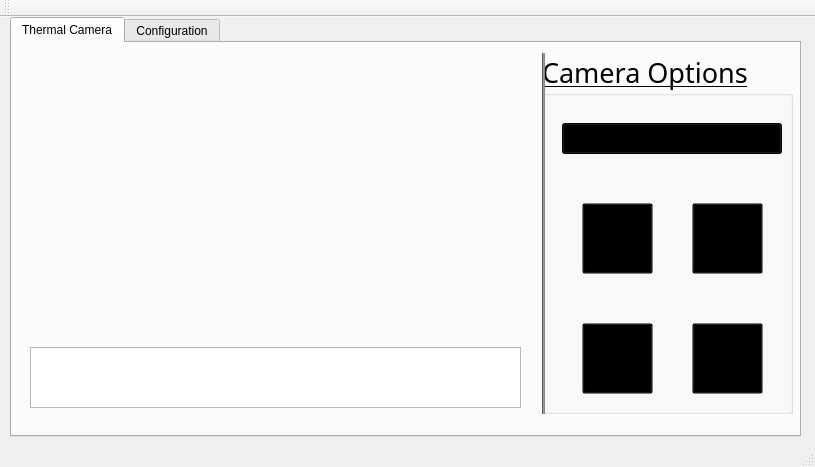
<?xml version="1.0" encoding="UTF-8"?>
<ui version="4.0">
 <class>MainWindow</class>
 <widget class="QMainWindow" name="MainWindow">
  <property name="geometry">
   <rect>
    <x>0</x>
    <y>0</y>
    <width>815</width>
    <height>467</height>
   </rect>
  </property>
  <property name="font">
   <font>
    <underline>false</underline>
   </font>
  </property>
  <property name="windowTitle">
   <string>MainWindow</string>
  </property>
  <property name="styleSheet">
   <string notr="true"/>
  </property>
  <widget class="QWidget" name="centralWidget">
   <property name="font">
    <font>
     <underline>false</underline>
    </font>
   </property>
   <widget class="QTabWidget" name="mainTab">
    <property name="geometry">
     <rect>
      <x>10</x>
      <y>0</y>
      <width>791</width>
      <height>420</height>
     </rect>
    </property>
    <property name="styleSheet">
     <string notr="true"/>
    </property>
    <property name="currentIndex">
     <number>0</number>
    </property>
    <widget class="QWidget" name="thermographyTab">
     <property name="styleSheet">
      <string notr="true">font: 13pt &quot;Piboto Condensed&quot;;
</string>
     </property>
     <attribute name="title">
      <string>Thermal Camera</string>
     </attribute>
     <widget class="QLabel" name="lbl_image">
      <property name="geometry">
       <rect>
        <x>105</x>
        <y>35</y>
        <width>320</width>
        <height>240</height>
       </rect>
      </property>
      <property name="styleSheet">
       <string notr="true">background-color: rgba(255, 255, 255, 0);</string>
      </property>
      <property name="text">
       <string/>
      </property>
     </widget>
     <widget class="QLabel" name="imgBack">
      <property name="geometry">
       <rect>
        <x>0</x>
        <y>0</y>
        <width>791</width>
        <height>391</height>
       </rect>
      </property>
      <property name="text">
       <string/>
      </property>
     </widget>
     <widget class="QComboBox" name="cameraBox">
      <property name="geometry">
       <rect>
        <x>550</x>
        <y>80</y>
        <width>220</width>
        <height>31</height>
       </rect>
      </property>
      <property name="cursor">
       <cursorShape>PointingHandCursor</cursorShape>
      </property>
      <property name="styleSheet">
       <string notr="true">background-color: rgb(0,0,0);
font: italic 12pt &quot;DejaVu Math TeX Gyre&quot;;
</string>
      </property>
      <item>
       <property name="text">
        <string>Choose Camera</string>
       </property>
      </item>
      <item>
       <property name="text">
        <string>SeekCompactPro</string>
       </property>
      </item>
      <item>
       <property name="text">
        <string>ThermalExpertQ1Pro</string>
       </property>
      </item>
     </widget>
     <widget class="QGroupBox" name="groupBoxCamera">
      <property name="geometry">
       <rect>
        <x>530</x>
        <y>10</y>
        <width>251</width>
        <height>361</height>
       </rect>
      </property>
      <property name="font">
       <font>
        <family>Source Code Pro</family>
        <pointsize>20</pointsize>
        <weight>9</weight>
        <italic>false</italic>
        <bold>false</bold>
        <underline>true</underline>
       </font>
      </property>
      <property name="styleSheet">
       <string notr="true">font: 75 20pt &quot;Source Code Pro&quot;;</string>
      </property>
      <property name="title">
       <string>Camera Options</string>
      </property>
      <widget class="QPushButton" name="ACQButton">
       <property name="geometry">
        <rect>
         <x>40</x>
         <y>270</y>
         <width>71</width>
         <height>71</height>
        </rect>
       </property>
       <property name="cursor">
        <cursorShape>PointingHandCursor</cursorShape>
       </property>
       <property name="styleSheet">
        <string notr="true">background-color: rgba(0,0,0, 0);</string>
       </property>
       <property name="text">
        <string/>
       </property>
      </widget>
      <widget class="QPushButton" name="saveButton">
       <property name="geometry">
        <rect>
         <x>150</x>
         <y>270</y>
         <width>71</width>
         <height>71</height>
        </rect>
       </property>
       <property name="cursor">
        <cursorShape>PointingHandCursor</cursorShape>
       </property>
       <property name="styleSheet">
        <string notr="true">background-color: rgba(0,0,0, 0);</string>
       </property>
       <property name="text">
        <string/>
       </property>
      </widget>
      <widget class="QPushButton" name="startButton">
       <property name="geometry">
        <rect>
         <x>40</x>
         <y>150</y>
         <width>71</width>
         <height>71</height>
        </rect>
       </property>
       <property name="font">
        <font>
         <family>Source Code Pro</family>
         <pointsize>20</pointsize>
         <weight>9</weight>
         <italic>false</italic>
         <bold>false</bold>
        </font>
       </property>
       <property name="cursor">
        <cursorShape>PointingHandCursor</cursorShape>
       </property>
       <property name="styleSheet">
        <string notr="true">background-color: rgba(0,0,0, 0);


</string>
       </property>
       <property name="text">
        <string/>
       </property>
      </widget>
      <widget class="QPushButton" name="LoadButton">
       <property name="geometry">
        <rect>
         <x>150</x>
         <y>150</y>
         <width>71</width>
         <height>71</height>
        </rect>
       </property>
       <property name="baseSize">
        <size>
         <width>0</width>
         <height>0</height>
        </size>
       </property>
       <property name="font">
        <font>
         <family>Source Code Pro</family>
         <pointsize>20</pointsize>
         <weight>9</weight>
         <italic>false</italic>
         <bold>false</bold>
        </font>
       </property>
       <property name="cursor">
        <cursorShape>PointingHandCursor</cursorShape>
       </property>
       <property name="styleSheet">
        <string notr="true">background-color: rgba(0,0,0, 0);

</string>
       </property>
       <property name="text">
        <string/>
       </property>
      </widget>
      <widget class="Line" name="line">
       <property name="geometry">
        <rect>
         <x>0</x>
         <y>-10</y>
         <width>3</width>
         <height>380</height>
        </rect>
       </property>
       <property name="styleSheet">
        <string notr="true">background-color: rgb(136, 138, 133);</string>
       </property>
       <property name="orientation">
        <enum>Qt::Vertical</enum>
       </property>
      </widget>
     </widget>
     <zorder>imgBack</zorder>
     <zorder>groupBoxCamera</zorder>
     <zorder>lbl_image</zorder>
     <zorder>cameraBox</zorder>
    </widget>
    <widget class="QWidget" name="configurationTab">
     <property name="styleSheet">
      <string notr="true">font: 25 13pt &quot;Piboto Condensed&quot;;</string>
     </property>
     <attribute name="title">
      <string>Configuration</string>
     </attribute>
     <widget class="QLabel" name="lbl_image2">
      <property name="geometry">
       <rect>
        <x>105</x>
        <y>35</y>
        <width>320</width>
        <height>240</height>
       </rect>
      </property>
      <property name="styleSheet">
       <string notr="true">background-color: rgb(255, 255, 255, 0);</string>
      </property>
      <property name="text">
       <string/>
      </property>
     </widget>
     <widget class="QLabel" name="imgBack_2">
      <property name="geometry">
       <rect>
        <x>0</x>
        <y>0</y>
        <width>791</width>
        <height>391</height>
       </rect>
      </property>
      <property name="text">
       <string/>
      </property>
     </widget>
     <widget class="QComboBox" name="filterBox">
      <property name="geometry">
       <rect>
        <x>550</x>
        <y>70</y>
        <width>221</width>
        <height>31</height>
       </rect>
      </property>
      <property name="cursor">
       <cursorShape>PointingHandCursor</cursorShape>
      </property>
      <property name="styleSheet">
       <string notr="true">background-color: rgb(0,0,0);
font: italic 12pt &quot;DejaVu Math TeX Gyre&quot;;</string>
      </property>
      <item>
       <property name="text">
        <string>Choose Filter</string>
       </property>
      </item>
      <item>
       <property name="text">
        <string>Gaussian Filter</string>
       </property>
      </item>
      <item>
       <property name="text">
        <string>Homogeneous Blur</string>
       </property>
      </item>
      <item>
       <property name="text">
        <string>Median Blur</string>
       </property>
      </item>
      <item>
       <property name="text">
        <string>Bilateral Blur</string>
       </property>
      </item>
     </widget>
     <widget class="QComboBox" name="kernelBox">
      <property name="geometry">
       <rect>
        <x>550</x>
        <y>120</y>
        <width>221</width>
        <height>31</height>
       </rect>
      </property>
      <property name="styleSheet">
       <string notr="true">background-color: rgb(0,0,0);
font: italic 12pt &quot;DejaVu Math TeX Gyre&quot;;</string>
      </property>
      <item>
       <property name="text">
        <string>Select Kernel Size</string>
       </property>
      </item>
      <item>
       <property name="text">
        <string>1</string>
       </property>
      </item>
      <item>
       <property name="text">
        <string>2</string>
       </property>
      </item>
      <item>
       <property name="text">
        <string>3</string>
       </property>
      </item>
      <item>
       <property name="text">
        <string>4</string>
       </property>
      </item>
      <item>
       <property name="text">
        <string>5</string>
       </property>
      </item>
      <item>
       <property name="text">
        <string>6</string>
       </property>
      </item>
     </widget>
     <widget class="QGroupBox" name="groupBoxConf">
      <property name="geometry">
       <rect>
        <x>530</x>
        <y>10</y>
        <width>251</width>
        <height>361</height>
       </rect>
      </property>
      <property name="font">
       <font>
        <family>Source Code Pro</family>
        <pointsize>20</pointsize>
        <weight>9</weight>
        <italic>false</italic>
        <bold>false</bold>
        <underline>true</underline>
       </font>
      </property>
      <property name="styleSheet">
       <string notr="true">font: 75 20pt &quot;Source Code Pro&quot;;</string>
      </property>
      <property name="title">
       <string>Config. Options</string>
      </property>
      <widget class="QPushButton" name="deleteButton">
       <property name="geometry">
        <rect>
         <x>150</x>
         <y>270</y>
         <width>71</width>
         <height>71</height>
        </rect>
       </property>
       <property name="cursor">
        <cursorShape>PointingHandCursor</cursorShape>
       </property>
       <property name="styleSheet">
        <string notr="true">background-color: rgba(0,0,0, 0);</string>
       </property>
       <property name="text">
        <string/>
       </property>
      </widget>
      <widget class="QPushButton" name="save2Button">
       <property name="geometry">
        <rect>
         <x>150</x>
         <y>170</y>
         <width>71</width>
         <height>71</height>
        </rect>
       </property>
       <property name="cursor">
        <cursorShape>PointingHandCursor</cursorShape>
       </property>
       <property name="styleSheet">
        <string notr="true">background-color: rgba(0,0,0, 0);</string>
       </property>
       <property name="text">
        <string/>
       </property>
      </widget>
      <widget class="QPushButton" name="undoButton">
       <property name="geometry">
        <rect>
         <x>40</x>
         <y>170</y>
         <width>71</width>
         <height>71</height>
        </rect>
       </property>
       <property name="cursor">
        <cursorShape>PointingHandCursor</cursorShape>
       </property>
       <property name="styleSheet">
        <string notr="true">background-color: rgba(0,0,0, 0);</string>
       </property>
       <property name="text">
        <string/>
       </property>
      </widget>
      <widget class="QPushButton" name="txtButton">
       <property name="geometry">
        <rect>
         <x>40</x>
         <y>270</y>
         <width>71</width>
         <height>71</height>
        </rect>
       </property>
       <property name="cursor">
        <cursorShape>PointingHandCursor</cursorShape>
       </property>
       <property name="styleSheet">
        <string notr="true">background-color: rgba(0,0,0, 0);</string>
       </property>
       <property name="text">
        <string/>
       </property>
      </widget>
      <widget class="Line" name="line_2">
       <property name="geometry">
        <rect>
         <x>0</x>
         <y>-10</y>
         <width>3</width>
         <height>380</height>
        </rect>
       </property>
       <property name="styleSheet">
        <string notr="true">background-color: rgb(136, 138, 133);</string>
       </property>
       <property name="orientation">
        <enum>Qt::Vertical</enum>
       </property>
      </widget>
     </widget>
     <zorder>imgBack_2</zorder>
     <zorder>groupBoxConf</zorder>
     <zorder>lbl_image2</zorder>
     <zorder>filterBox</zorder>
     <zorder>kernelBox</zorder>
    </widget>
   </widget>
   <widget class="QTextBrowser" name="StatusBrowser">
    <property name="geometry">
     <rect>
      <x>30</x>
      <y>330</y>
      <width>491</width>
      <height>61</height>
     </rect>
    </property>
    <property name="font">
     <font>
      <pointsize>10</pointsize>
     </font>
    </property>
   </widget>
  </widget>
  <widget class="QToolBar" name="mainToolBar">
   <attribute name="toolBarArea">
    <enum>TopToolBarArea</enum>
   </attribute>
   <attribute name="toolBarBreak">
    <bool>false</bool>
   </attribute>
  </widget>
  <widget class="QStatusBar" name="statusBar"/>
 </widget>
 <layoutdefault spacing="6" margin="11"/>
 <resources/>
 <connections/>
</ui>
